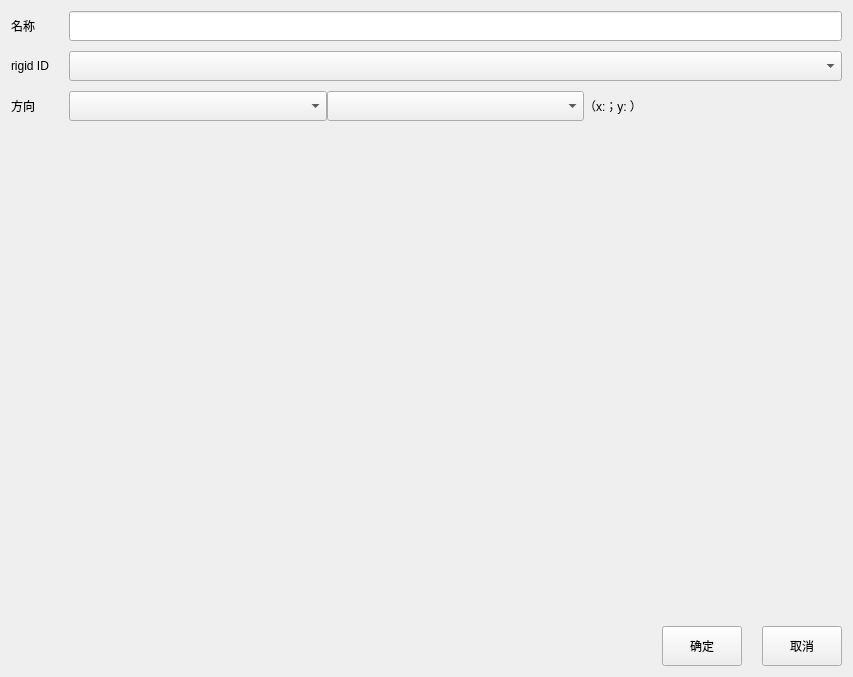
<?xml version="1.0" encoding="UTF-8"?>
<ui version="4.0">
 <class>rwforcFileReader</class>
 <widget class="QWidget" name="rwforcFileReader">
  <property name="geometry">
   <rect>
    <x>0</x>
    <y>0</y>
    <width>853</width>
    <height>677</height>
   </rect>
  </property>
  <property name="windowTitle">
   <string>rwforc文件结果读取</string>
  </property>
  <layout class="QVBoxLayout" name="verticalLayout" stretch="0,1,0">
   <property name="spacing">
    <number>20</number>
   </property>
   <item>
    <layout class="QFormLayout" name="formLayout">
     <property name="verticalSpacing">
      <number>10</number>
     </property>
     <item row="0" column="0">
      <widget class="QLabel" name="label_name">
       <property name="minimumSize">
        <size>
         <width>0</width>
         <height>30</height>
        </size>
       </property>
       <property name="maximumSize">
        <size>
         <width>16777215</width>
         <height>30</height>
        </size>
       </property>
       <property name="text">
        <string>名称</string>
       </property>
      </widget>
     </item>
     <item row="0" column="1">
      <widget class="QLineEdit" name="lineEdit_name">
       <property name="minimumSize">
        <size>
         <width>0</width>
         <height>30</height>
        </size>
       </property>
       <property name="maximumSize">
        <size>
         <width>16777215</width>
         <height>30</height>
        </size>
       </property>
      </widget>
     </item>
     <item row="1" column="0">
      <widget class="QLabel" name="label_rigidID">
       <property name="minimumSize">
        <size>
         <width>0</width>
         <height>30</height>
        </size>
       </property>
       <property name="maximumSize">
        <size>
         <width>16777215</width>
         <height>30</height>
        </size>
       </property>
       <property name="text">
        <string>rigid ID</string>
       </property>
      </widget>
     </item>
     <item row="1" column="1">
      <widget class="QComboBox" name="cbb_rigidID">
       <property name="minimumSize">
        <size>
         <width>0</width>
         <height>30</height>
        </size>
       </property>
       <property name="maximumSize">
        <size>
         <width>16777215</width>
         <height>30</height>
        </size>
       </property>
      </widget>
     </item>
     <item row="2" column="0">
      <widget class="QLabel" name="label_direction">
       <property name="minimumSize">
        <size>
         <width>0</width>
         <height>30</height>
        </size>
       </property>
       <property name="maximumSize">
        <size>
         <width>16777215</width>
         <height>30</height>
        </size>
       </property>
       <property name="text">
        <string>方向</string>
       </property>
      </widget>
     </item>
     <item row="2" column="1">
      <layout class="QHBoxLayout" name="horizontalLayout">
       <item>
        <widget class="QComboBox" name="cbb_direction">
         <property name="minimumSize">
          <size>
           <width>0</width>
           <height>30</height>
          </size>
         </property>
         <property name="maximumSize">
          <size>
           <width>16777215</width>
           <height>30</height>
          </size>
         </property>
        </widget>
       </item>
       <item>
        <widget class="QComboBox" name="cbb_func">
         <property name="minimumSize">
          <size>
           <width>0</width>
           <height>30</height>
          </size>
         </property>
         <property name="maximumSize">
          <size>
           <width>16777215</width>
           <height>30</height>
          </size>
         </property>
        </widget>
       </item>
       <item>
        <widget class="QLabel" name="label_finalResult">
         <property name="minimumSize">
          <size>
           <width>0</width>
           <height>30</height>
          </size>
         </property>
         <property name="maximumSize">
          <size>
           <width>16777215</width>
           <height>30</height>
          </size>
         </property>
         <property name="text">
          <string>（x:；y: ）</string>
         </property>
        </widget>
       </item>
      </layout>
     </item>
    </layout>
   </item>
   <item>
    <widget class="myLineChart" name="widget_chart" native="true"/>
   </item>
   <item>
    <layout class="QHBoxLayout" name="horizontalLayout_2">
     <item>
      <spacer name="horizontalSpacer">
       <property name="orientation">
        <enum>Qt::Horizontal</enum>
       </property>
       <property name="sizeHint" stdset="0">
        <size>
         <width>40</width>
         <height>20</height>
        </size>
       </property>
      </spacer>
     </item>
     <item>
      <widget class="QPushButton" name="Btn_yes">
       <property name="minimumSize">
        <size>
         <width>80</width>
         <height>40</height>
        </size>
       </property>
       <property name="maximumSize">
        <size>
         <width>80</width>
         <height>40</height>
        </size>
       </property>
       <property name="text">
        <string>确定</string>
       </property>
      </widget>
     </item>
     <item>
      <widget class="QPushButton" name="Btn_cancel">
       <property name="minimumSize">
        <size>
         <width>80</width>
         <height>40</height>
        </size>
       </property>
       <property name="maximumSize">
        <size>
         <width>80</width>
         <height>40</height>
        </size>
       </property>
       <property name="text">
        <string>取消</string>
       </property>
      </widget>
     </item>
    </layout>
   </item>
  </layout>
 </widget>
 <customwidgets>
  <customwidget>
   <class>myLineChart</class>
   <extends>QWidget</extends>
   <header location="global">PublicTool.myLineChart</header>
   <container>1</container>
  </customwidget>
 </customwidgets>
 <resources/>
 <connections/>
</ui>
